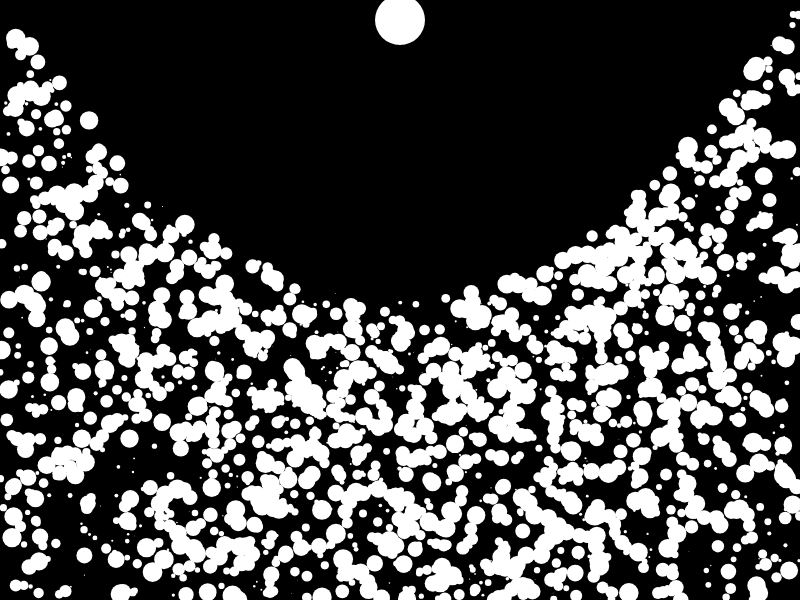
Frame 1 (no input)
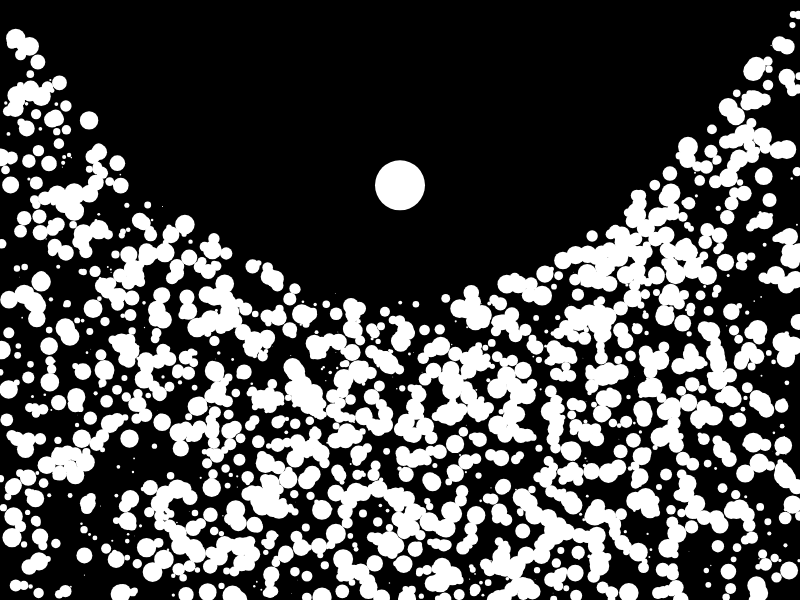
Frame 60 (no input)
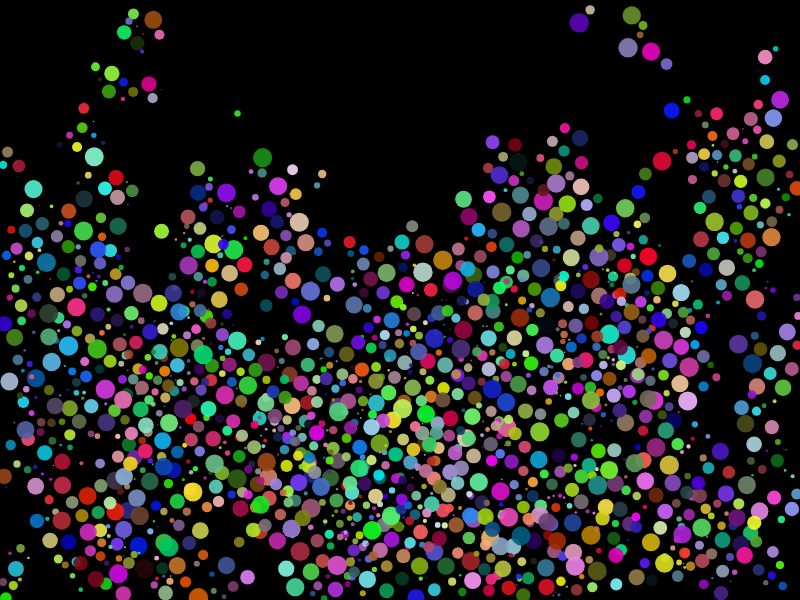
Frame 120 (the mouse pressed at the canvas centre since frame 60)

The p5.js sketch that drew these frames (run headless with seeded random() and noise() and a simulated clock; from frame 60 on, the mouse is pressed at the canvas centre):

// p5.js sketch
// ── sketch.js
let NUM_OF_PARTICLES = 2000; // Decide the initial number of particles.
let main;
let particles = [];
let t = 0;
function setup() {
  let canvas = createCanvas(800, 600);
  main = new Particle(width / 2, 20);
  main.dia = 50;
  main.vx = 0;
  main.vy = 0;

  // generate particles
  for (let i = 0; i < NUM_OF_PARTICLES; i++) {
    let x = random(width);
    let y =
      ((-2 * height) / (width * width)) * x * x + ((2 * height) / width) * x;
    particles[i] = new Particle(x, random(y, height));
  }
}

function draw() {
  background(0);

  // if (t===0) for optimization purposes - true until main hits other particles
  if (t === 0) {
    main.display();
    main.update();
    main.alpha = 255;
    main.dia = 50;
    main.gravity = 0.1;
    for (let i = 0; i < particles.length; i++) {
      let q = particles[i];
      if (main.checkOtherParticleTrue(q.x, q.y, q.dia)) {
        t = 1;
        main.alpha = 0;
      }
    }
  }
  // update and display
  for (let i = 0; i < particles.length; i++) {
    let p = particles[i];
    p.display();
    if (t > 0) {
      p.update();
      if (p.checkExistance()) {
        particles.splice(i, 1);
      }
      for (let j = 0; j < particles.length; j++) {
        if (i === j) {
          continue;
        }
        let q = particles[j];
        p.checkOtherParticle(q.x, q.y, q.dia, q.vx, q.vy);
      }
    }
  }
}

class Particle {
  constructor(startX, startY) {
    this.x = startX;
    this.y = startY;
    this.vx = random(-3, 3);
    this.vy = random(-3, 3);
    this.alpha = 255;
    this.gravity = 0;
    this.dia = random(20);
  }

  update() {
    this.x += this.vx;
    this.y += this.vy;
    this.vy += this.gravity;
    this.alpha -= 0.5
    this.dia -= 0.01;
  }

  checkExistance() {
    if (
      this.x * this.x - this.x * width > 0 ||
      this.y * this.y - this.y * height > 0 ||
      this.dia < 0
    ) {
      return true;
    }
  }

  checkOtherParticleTrue(a, b, d) {
    if (
      pow(a - this.x, 2) + pow(b - this.y, 2) <
      pow(this.dia / 2 + d / 2, 2)
    ) {
      return true;
    }
  }
  checkOtherParticle(a, b, d, vx, vy) {
    if (
      pow(a - this.x, 2) + pow(b - this.y, 2) <
      pow(this.dia / 2 + d / 2, 2)
    ) {
      this.vx = vx;
      this.vy = vy;
      this.x += 5 * ((this.x > a) - (a > this.x));
      this.y += 5 * ((this.y > b) - (b > this.y));
    }
  }

  display() {
    noStroke();
    if (t === 0) {
      fill(255, 255, 255, this.alpha);
    } else {
      fill(random(255), random(255), random(255), this.alpha);
    }
    circle(this.x, this.y, this.dia);
  }
}
